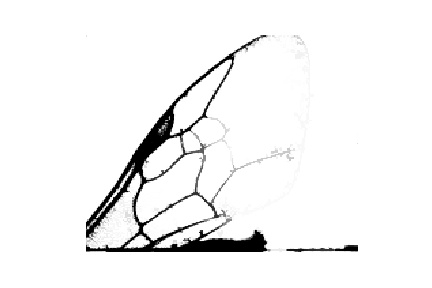
#> input picture enhanced_image/060 Lasioglossum nymphaerum f left 4x.jpg, 432 x 288 px
$ jupyter execute 'Center Cell.ipynb'   (shell and % lines are left out)   (older library calls are emulated)
#> lines starting #> are read from the running program, lines starting #| are printed output that depends on the picture; after the words box and inside, x2 and y2 are one past the last pixel; in counts of white or black regions, pixels touching at a corner belong together; long printed decimals are rounded
[cell 1]
import numpy as np
from skimage.morphology import skeletonize, medial_axis, watershed, disk
from skimage import data
from scipy import ndimage as ndi
from scipy.spatial import distance
import matplotlib.pyplot as plt
from skimage.util import invert
from skimage.io import imshow, imread
from skimage.color import rgb2gray
from skimage.feature import peak_local_max, canny
from scipy import ndimage
from skimage.filters import sobel
from skimage.measure import label, regionprops
from skimage.filters import rank

import numpy as np
from skimage import io
from skimage.feature import canny
from scipy import ndimage as ndi
import matplotlib.pyplot as plt
from skimage.morphology import watershed, disk
from skimage.filters import rank
from skimage.util import img_as_ubyte
from skimage import segmentation
np.set_printoptions(threshold=np.nan)
import math, skimage
from skimage import morphology
from skimage.measure import label, regionprops
from skimage.feature import corner_harris, corner_subpix, corner_peaks

[cell 2]
img = imread("enhanced_image/060 Lasioglossum nymphaerum f left 4x.jpg")[:,:,0]
#> img: shape (288, 432); min 0, max 255, mean 243.7
img = skimage.transform.rotate(img, 90)
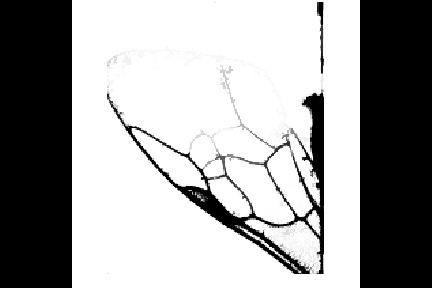
#> img: shape (288, 432) float64; min 0, max 1, mean 0.622
denoised = rank.median(img, disk(2))
markers = rank.gradient(denoised, disk(5)) < 10
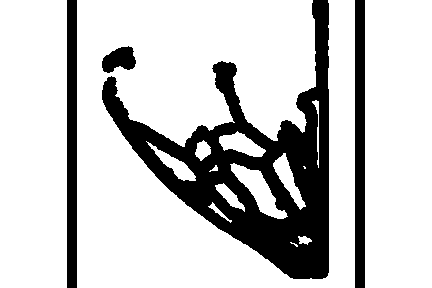
#> markers: shape (288, 432) bool; 78.6% white; 4 black regions, box (x1, y1, x2, y2) and area: (102, 0, 329, 279) 20309, (67, 0, 77, 288) 2880, (355, 0, 365, 288) 2880, (102, 46, 136, 73) 618
markers = ndi.label(markers)[0]
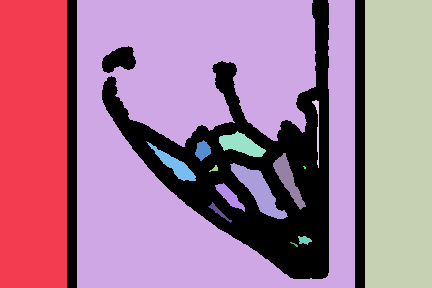
#> markers: shape (288, 432) int32; 17 distinct labels, from 0 to 16; one colour per label, 0 black
gradient = rank.gradient(denoised, disk(2))
labels = watershed(gradient, markers)
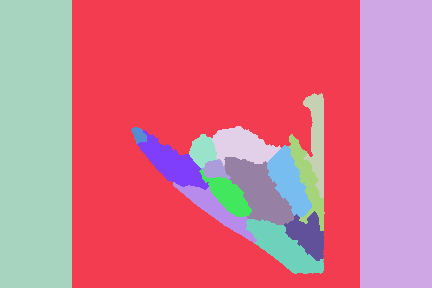
#> labels: shape (288, 432) int32; 16 distinct labels, from 1 to 16; one colour per label, 0 black
cleared = segmentation.clear_border(labels)
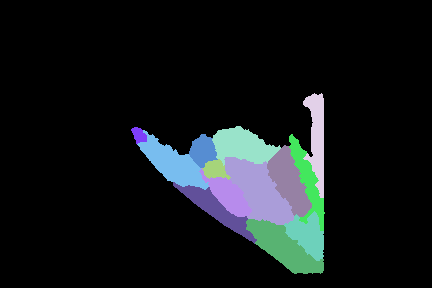
#> cleared: shape (288, 432) int32; 14 distinct labels, from 0 to 16; one colour per label, 0 black
imshow(img)
print("Preprocessed Image")

[cell 3]
denoised = rank.median(img, disk(2))
gradient = rank.gradient(denoised, disk(5))
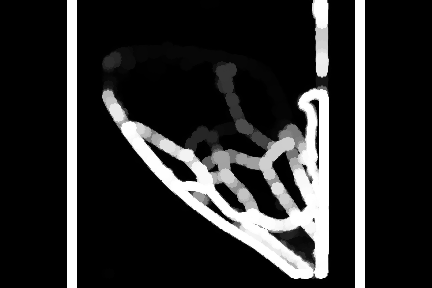
#> gradient: shape (288, 432); min 0, max 255, mean 41.8
thres = 30
gradient[gradient > thres] = 255
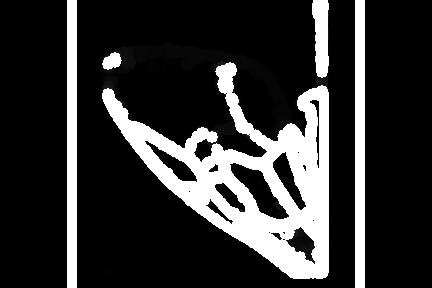
#> gradient: shape (288, 432); 11.36% of pixels changed, all inside (x1, y1, x2, y2) = (102, 0, 329, 279)

imshow(gradient)

[cell 4]
area = np.unique(cleared)
#> area = [0, 4, 5, 6, 7, 8, 9, 10, 11, 12, 13, 14, 15, 16]
# for 5
print(area)
#| [ 0  4  5  6  7  8  9 10 11 12 13 14 15 16]
for i in area:
    if i != 0:
        copy_binary = np.zeros(cleared.shape)
        # image = np.zeros((, 600))

        copy_binary[cleared == i] = 1
        copy_binary[cleared != i] = 0
        # print(copy_binary)
        plt.figure()
        plt.imshow(copy_binary, cmap=plt.cm.gray)
        plt.show()

        image = copy_binary
        label_img = label(image)
        regions = regionprops(label_img)
#> this loop made 14 passes
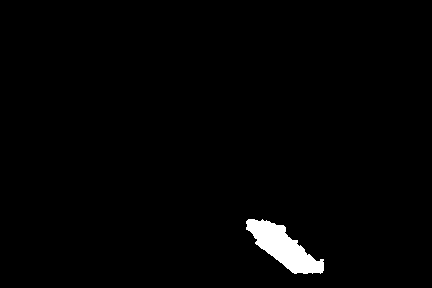
#> copy_binary: shape (288, 432) float64; values 0 (black) and 1 (white), 1.6% white; 1 white region, box (x1, y1, x2, y2) and area: (246, 219, 324, 274) 2005
#> label_img: shape (288, 432) int64; values 0 (black) and 1 (white), 1.6% white; 1 white region

[cell 5]
labeled_wing = cleared
regions = regionprops(labeled_wing)
#> regions = 13 regions; largest, box (x1, y1, x2, y2) and area: (224, 157, 294, 225) 2522, (246, 219, 324, 274) 2005, (137, 130, 209, 190) 1761, (212, 126, 281, 166) 1641, (267, 145, 312, 217) 1641
print("Number of Regions: ", len(regions))
#| Number of Regions:  13
implot = plt.imshow(cleared)

#Filters regions based on area
filtered_regions = []
filtered_regions_area = []
for props in regions:
    area = props.area
#     print([500, 600] in props.coords)
    if area>1000 and area<400000:
        filtered_regions.append(props)
        filtered_regions_area.append(area)
#> this loop made 13 passes
#> area on passes 1 to 12: 1272, 1641, 633, 175, 1761, 1641, 2522, 360, 1173, 1055, 1304, 1128
#> after the loop, filtered_regions = 10 regions; largest, box (x1, y1, x2, y2) and area: (224, 157, 294, 225) 2522, (246, 219, 324, 274) 2005, (137, 130, 209, 190) 1761, (212, 126, 281, 166) 1641, (267, 145, 312, 217) 1641; filtered_regions_area = [1272, 1641, 1761, 1641, 2522, 1173, 1055, 1304, 1128, 2005]
print("Filtered Regions: ", len(filtered_regions))
#| Filtered Regions:  10

#Plots centroids of regions
for region in filtered_regions:
    y0, x0 = region.centroid
    plt.scatter([x0], [y0])
#> this loop made 10 passes
#> (y0, x0) on passes 1 to 10: (138, 316.6), (145.5, 242.1), (163.1, 172.2), (181, 288.7), (190.7, 258.7), (181.2, 307.3), (194.9, 228), (209.2, 215.9), (234.8, 307.3), (247, 283)
plt.title("Filtered Regions, Plotted Centroids")
plt.show()
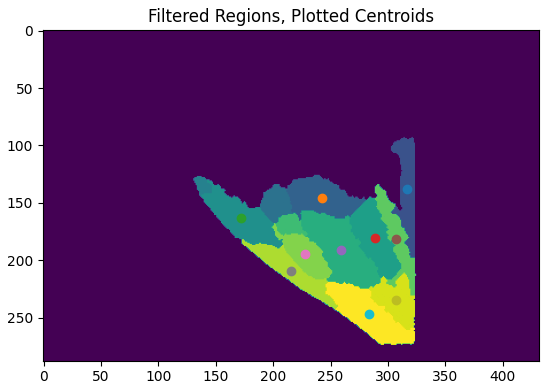
#> figure drawn by matplotlib, 1 panel

[cell 6]
#Finds the centroid of all the region centers
# sum_x, sum_y = 0, 0
centroids = []
centroids_x = []
centroids_y = []
for region in filtered_regions:
    y0, x0 = region.centroid
    region_centroid = (x0, y0)
    centroids.append(region_centroid)
    centroids_x.append(x0)
    centroids_y.append(y0)
#> this loop made 10 passes
#> (y0, x0, region_centroid) on passes 1 to 10: (138, 316.6, (316.6, 138)), (145.5, 242.1, (242.1, 145.5)), (163.1, 172.2, (172.2, 163.1)), (181, 288.7, (288.7, 181)), (190.7, 258.7, (258.7, 190.7)), (181.2, 307.3, (307.3, 181.2)), (194.9, 228, (228, 194.9)), (209.2, 215.9, (215.9, 209.2)), (234.8, 307.3, (307.3, 234.8)), (247, 283, (283, 247))
#> after the loop, centroids = [(316.6, 138), (242.1, 145.5), (172.2, 163.1), (288.7, 181), (258.7, 190.7), (307.3, 181.2), (228, 194.9), (215.9, 209.2), (307.3, 234.8), (283, 247)]; centroids_x = [316.6, 242.1, 172.2, 288.7, 258.7, 307.3, 228, 215.9, 307.3, 283]; centroids_y = [138, 145.5, 163.1, 181, 190.7, 181.2, 194.9, 209.2, 234.8, 247]
# [4 lines of commented-out code are left out]
avg_x = np.mean(centroids_x)
#> avg_x = 262
avg_y = np.mean(centroids_y)
#> avg_y = 188.5

print("Center of Regions: ")
implot = plt.imshow(labeled_wing)
plt.scatter([avg_x], [avg_y], marker="x")
plt.title("Center of Regions: ")
plt.show()

[cell 7]
def centroid(image):
    ...
    return row, column

[cell 8]
#Calculates the distance between each centroid to the center
# implot = plt.imshow(labeled_wing)
distances_from_center = []
for centroid in centroids:
    distances_from_center.append(distance.euclidean(centroid, (avg_x, avg_y)))
#> this loop made 10 passes
#> after the loop, distances_from_center = [74.38, 47.36, 93.33, 27.73, 3.96, 45.96, 34.53, 50.52, 64.73, 62.11]
# min_dist_centroid = centroids[distances_from_center.index(min(distances_from_center))]
# plt.scatter([min_dist_centroid[0]], [min_dist_centroid[1]])

#Normalizes distances from center
distance_sd = np.std(distances_from_center)
#> distance_sd = 23.9
distance_mean = np.mean(distances_from_center)
#> distance_mean = 50.46
# print("Distance Average", distance_mean, "Distance Standard Dev", distance_sd)
dist_from_cent_norm = [dist_from_center/distance_mean for dist_from_center in distances_from_center]
#> dist_from_cent_norm = [1.47, 0.938, 1.85, 0.549, 0.0785, 0.911, 0.684, 1, 1.28, 1.23]
print("Distance, Scaled: \n", dist_from_cent_norm)
#| Distance, Scaled:
#|  [1.474, 0.9385, 1.850, 0.5494, 0.07848, 0.9108, 0.6843, 1.001, 1.283, 1.231]

#Normalizes areas
area_sd = np.std(filtered_regions_area)
#> area_sd = 437.7
area_mean = np.mean(filtered_regions_area)
#> area_mean = 1550.2
area_norm = [area/area_mean for area in filtered_regions_area ]
#> area_norm = [0.821, 1.06, 1.14, 1.06, 1.63, 0.757, 0.681, 0.841, 0.728, 1.29]
print("Area, Scaled: \n", area_norm)
#| Area, Scaled:
#|  [0.8205, 1.059, 1.136, 1.059, 1.627, 0.7567, 0.6806, 0.8412, 0.7276, 1.293]

[cell 9]
#Weights each region centroid based on distance to the center, and size
implot = plt.imshow(labeled_wing)
distance_weight = 1
size_weight = 0.3

weighted_values = []
for i in range(len(filtered_regions)):
    weighted_values.append(size_weight*area_norm[i] - distance_weight*dist_from_cent_norm[i])
#> this loop made 10 passes
#> after the loop, weighted_values = [-1.23, -0.621, -1.51, -0.232, 0.41, -0.684, -0.48, -0.749, -1.06, -0.843]

max_index = weighted_values.index(max(weighted_values))
#> max_index = 4
center_cell = filtered_regions[max_index]
# plt.scatter([centroids[max_index][0]], [centroids[max_index][1]])
center_cell_x, center_cell_y = center_cell.centroid[1], center_cell.centroid[0]
#> center_cell_x = 258.7; center_cell_y = 190.7
plt.scatter([center_cell_x], [center_cell_y])
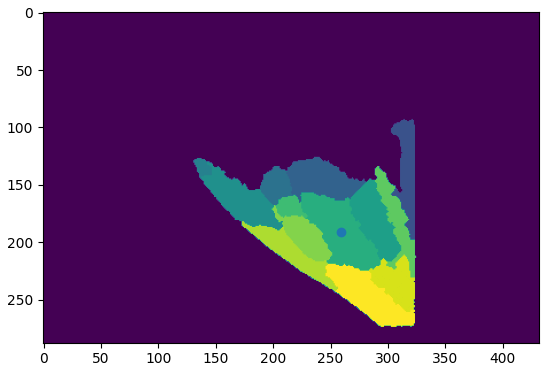
#> figure drawn by matplotlib, 1 panel

$ run again, with enhanced_image/064 Lasioglossum nymphaerum f left 4x.jpg copied over enhanced_image/060 Lasioglossum nymphaerum f left 4x.jpg
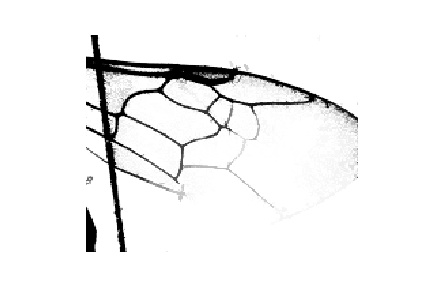
#> input picture enhanced_image/064 Lasioglossum nymphaerum f left 4x.jpg, 432 x 288 px
#> labels: shape (288, 432) int32; 26 distinct labels, from 1 to 26
#> cleared: shape (288, 432) int32; 23 distinct labels, from 0 to 26
#> `area = np.unique(cleared)`: area = 23 values from 0 to 26
#| [ 0  4  5  6  8  9 10 11 12 13 14 15 16 17 18 19 20 21 22 23 24 25 26]
#> the loop `for i in area:` made 23 passes
#> i on passes 2 to 9: 4, 5, 6, 8, 9, 10, 11, 12
#> after the loop `for i in area:`:
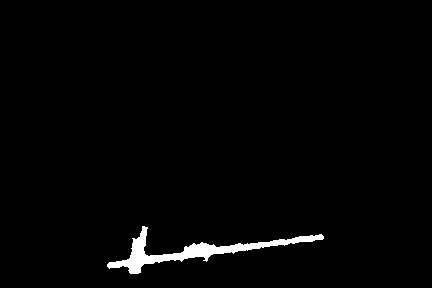
#> copy_binary: shape (288, 432) float64; values 0 (black) and 1 (white), 1.7% white; 1 white region, box (x1, y1, x2, y2) and area: (107, 226, 324, 274) 2094
#> `regions = regionprops(labeled_wing)`: regions = 22 regions; largest, box (x1, y1, x2, y2) and area: (163, 140, 223, 235) 2929, (107, 226, 324, 274) 2094, (145, 41, 178, 145) 1973, (188, 179, 249, 245) 1963, (133, 111, 167, 239) 1793
#| Number of Regions:  22
#> the loop `for props in regions:` made 22 passes
#> area on passes 2, 3, 5, 7, 8, 9, 10, 11: 97, 352, 1973, 930, 1689, 530, 2929, 524
#> after the loop `for props in regions:`: filtered_regions = 8 regions; box (x1, y1, x2, y2) and area: (163, 140, 223, 235) 2929, (107, 226, 324, 274) 2094, (145, 41, 178, 145) 1973, (188, 179, 249, 245) 1963, (133, 111, 167, 239) 1793, (199, 117, 241, 177) 1689, (144, 192, 193, 256) 1561, (213, 175, 272, 247) 1520; filtered_regions_area = [1973, 1689, 2929, 1793, 1963, 1520, 1561, 2094]
#| Filtered Regions:  8
#> the loop `for region in filtered_regions:` made 8 passes
#> (y0, x0) on passes 1 to 8: (96.81, 162.1), (145.2, 222.1), (188, 190.5), (173.7, 144.7), (210.1, 216.1), (214, 241.3), (230.9, 161.9), (250.8, 193.7)
#> the loop `for region in filtered_regions:` made 8 passes
#> (y0, x0, region_centroid) on passes 1 to 8: (96.81, 162.1, (162.1, 96.81)), (145.2, 222.1, (222.1, 145.2)), (188, 190.5, (190.5, 188)), (173.7, 144.7, (144.7, 173.7)), (210.1, 216.1, (216.1, 210.1)), (214, 241.3, (241.3, 214)), (230.9, 161.9, (161.9, 230.9)), (250.8, 193.7, (193.7, 250.8))
#> after the loop `for region in filtered_regions:`: centroids = [(162.1, 96.81), (222.1, 145.2), (190.5, 188), (144.7, 173.7), (216.1, 210.1), (241.3, 214), (161.9, 230.9), (193.7, 250.8)]; centroids_x = [162.1, 222.1, 190.5, 144.7, 216.1, 241.3, 161.9, 193.7]; centroids_y = [96.81, 145.2, 188, 173.7, 210.1, 214, 230.9, 250.8]
#> avg_x = 191.6
#> avg_y = 188.7
#> the loop `for centroid in centroids:` made 8 passes
#> after the loop `for centroid in centroids:`: distances_from_center = [96.48, 53.1, 1.25, 49.23, 32.6, 55.79, 51.59, 62.13]
#> distance_sd = 25.08
#> distance_mean = 50.27
#> dist_from_cent_norm = [1.92, 1.06, 0.0249, 0.979, 0.648, 1.11, 1.03, 1.24]
#| Distance, Scaled:
#|  [1.919, 1.056, 0.02492, 0.9793, 0.6485, 1.110, 1.026, 1.236]
#> area_sd = 419.5
#> area_mean = 1940.2
#> area_norm = [1.02, 0.871, 1.51, 0.924, 1.01, 0.783, 0.805, 1.08]
#| Area, Scaled:
#|  [1.017, 0.8705, 1.510, 0.9241, 1.012, 0.7834, 0.8045, 1.079]
#> the loop `for i in range(len(filtered_regions)):` made 8 passes
#> after the loop `for i in range(len(filtered_regions)):`: weighted_values = [-1.61, -0.795, 0.428, -0.702, -0.345, -0.875, -0.785, -0.912]
#> max_index = 2
#> center_cell_x = 190.5; center_cell_y = 188
#> `[cell 9]`:
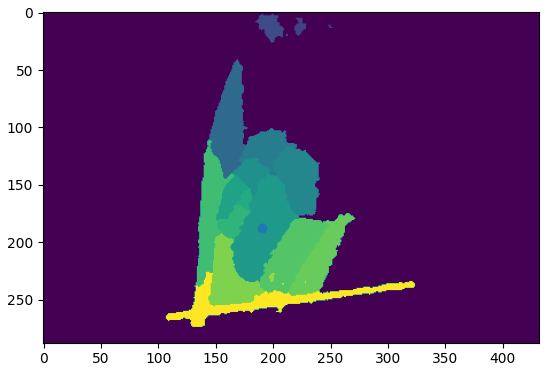
#> figure drawn by matplotlib, 1 panel

$ run again, with enhanced_image/068 Lasioglossum nymphaerum f left 4x.jpg copied over enhanced_image/060 Lasioglossum nymphaerum f left 4x.jpg
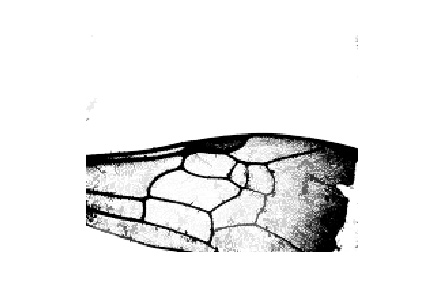
#> input picture enhanced_image/068 Lasioglossum nymphaerum f left 4x.jpg, 432 x 288 px
#> labels: shape (288, 432) int32; 22 distinct labels, from 1 to 22
#> cleared: shape (288, 432) int32; 18 distinct labels, from 0 to 22
#> `area = np.unique(cleared)`: area = 18 values from 0 to 22
#| [ 0  6  7  8  9 10 11 12 13 14 15 16 17 18 19 20 21 22]
#> the loop `for i in area:` made 18 passes
#> `regions = regionprops(labeled_wing)`: regions = 17 regions; largest, box (x1, y1, x2, y2) and area: (226, 11, 324, 109) 5307, (229, 83, 300, 154) 2331, (242, 121, 285, 210) 2327, (204, 78, 243, 199) 1523, (226, 114, 258, 163) 872
#| Number of Regions:  17
#> the loop `for props in regions:` made 17 passes
#> area on passes 1 to 8: 5307, 47, 492, 2331, 872, 2327, 158, 274
#> after the loop `for props in regions:`: filtered_regions = 4 regions; box (x1, y1, x2, y2) and area: (226, 11, 324, 109) 5307, (229, 83, 300, 154) 2331, (242, 121, 285, 210) 2327, (204, 78, 243, 199) 1523; filtered_regions_area = [5307, 2331, 2327, 1523]
#| Filtered Regions:  4
#> the loop `for region in filtered_regions:` made 4 passes
#> (y0, x0) on passes 1 to 4: (58.52, 276.3), (113.1, 268.6), (164.3, 262.7), (146.3, 217.4)
#> the loop `for region in filtered_regions:` made 4 passes
#> (y0, x0, region_centroid) on passes 1 to 4: (58.52, 276.3, (276.3, 58.52)), (113.1, 268.6, (268.6, 113.1)), (164.3, 262.7, (262.7, 164.3)), (146.3, 217.4, (217.4, 146.3))
#> after the loop `for region in filtered_regions:`: centroids = [(276.3, 58.52), (268.6, 113.1), (262.7, 164.3), (217.4, 146.3)]; centroids_x = [276.3, 268.6, 262.7, 217.4]; centroids_y = [58.52, 113.1, 164.3, 146.3]
#> avg_x = 256.3
#> avg_y = 120.6
#> the loop `for centroid in centroids:` made 4 passes
#> after the loop `for centroid in centroids:`: distances_from_center = [65.21, 14.43, 44.22, 46.59]
#> distance_sd = 18.19
#> distance_mean = 42.61
#> dist_from_cent_norm = [1.53, 0.339, 1.04, 1.09]
#| Distance, Scaled:
#|  [1.530, 0.3386, 1.038, 1.093]
#> area_sd = 1443.8
#> area_mean = 2872
#> area_norm = [1.85, 0.812, 0.81, 0.53]
#| Area, Scaled:
#|  [1.848, 0.8116, 0.8102, 0.5303]
#> the loop `for i in range(len(filtered_regions)):` made 4 passes
#> after the loop `for i in range(len(filtered_regions)):`: weighted_values = [-0.976, -0.0951, -0.795, -0.934]
#> max_index = 1
#> center_cell_x = 268.6; center_cell_y = 113.1
#> `[cell 9]`:
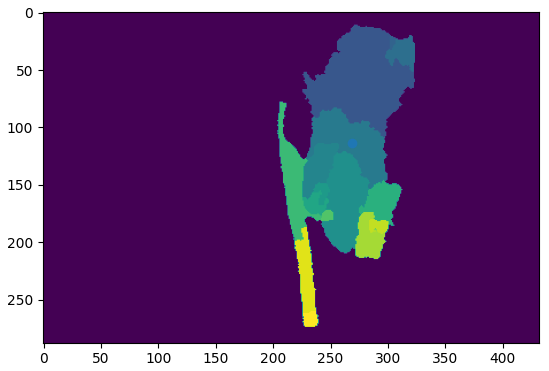
#> figure drawn by matplotlib, 1 panel
